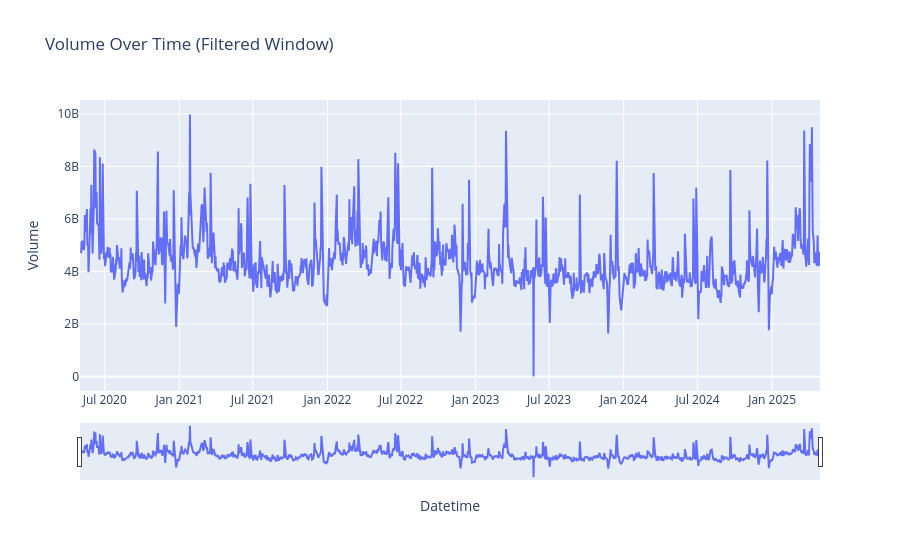

The notebook cell saved with this chart:
### Code cell
sp500_df = fetch_from_yfinance("^SPX", LOAD_SP500, START_DATE, END_DATE, FETCH_MARKET_HISTORICAL_DATA)

fig2 = go.Figure()

fig2.add_trace(
    go.Scatter(
        x=sp500_df["Date"],
        y=sp500_df["Volume"],
        mode="lines",
        name="Volume"
    )
)

fig2.update_layout(
    title="Volume Over Time (Filtered Window)",
    xaxis_title="Datetime",
    yaxis_title="Volume",
    hovermode="x unified"
)

fig2.update_xaxes(rangeslider_visible=True)
fig2.show()

### Figure 1 — Plotly figure (JSON) as saved in the notebook; plotly's stock layout.template omitted (floating-point values rounded to 4 significant figures; data arrays with more than 128 entries replaced by an {"elided": "..."} marker saying what was removed)
{"data": [{"mode": "lines", "name": "Volume", "type": "scatter", "x": {"elided": "1255 str values"}, "y": {"elided": "1255 int values"}}], "layout": {"hovermode": "x unified", "title": {"text": "Volume Over Time (Filtered Window)"}, "xaxis": {"rangeslider": {"visible": true}, "title": {"text": "Datetime"}}, "yaxis": {"title": {"text": "Volume"}}}}
